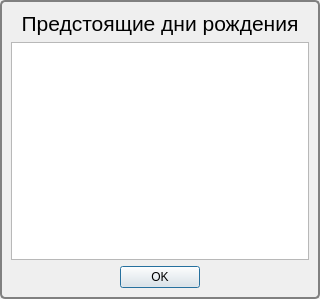
<?xml version="1.0" encoding="UTF-8"?>
<ui version="4.0">
 <class>UpcomingBirthdaysDialog</class>
 <widget class="QWidget" name="UpcomingBirthdaysDialog">
  <property name="windowModality">
   <enum>Qt::ApplicationModal</enum>
  </property>
  <property name="geometry">
   <rect>
    <x>0</x>
    <y>0</y>
    <width>320</width>
    <height>299</height>
   </rect>
  </property>
  <property name="sizePolicy">
   <sizepolicy hsizetype="Expanding" vsizetype="Expanding">
    <horstretch>0</horstretch>
    <verstretch>0</verstretch>
   </sizepolicy>
  </property>
  <property name="minimumSize">
   <size>
    <width>200</width>
    <height>100</height>
   </size>
  </property>
  <property name="windowTitle">
   <string>Телефонная книжка</string>
  </property>
  <property name="styleSheet">
   <string notr="true">#UpcomingBirthdaysDialog {
    border-width: 2;
    border-radius: 5;
    border-style: solid;
    border-color: gray;
}
</string>
  </property>
  <layout class="QGridLayout" name="gridLayout">
   <item row="2" column="0">
    <widget class="QDialogButtonBox" name="button_box">
     <property name="styleSheet">
      <string notr="true">QDialogButtonBox *[text=&quot;OK&quot;] {
    background: #ccff66;
}

QDialogButtonBox *[text=&quot;Cancel&quot;] { 
    background: #fe6665;
}</string>
     </property>
     <property name="orientation">
      <enum>Qt::Horizontal</enum>
     </property>
     <property name="standardButtons">
      <set>QDialogButtonBox::Ok</set>
     </property>
     <property name="centerButtons">
      <bool>true</bool>
     </property>
    </widget>
   </item>
   <item row="0" column="0">
    <widget class="QLabel" name="label">
     <property name="sizePolicy">
      <sizepolicy hsizetype="Preferred" vsizetype="Minimum">
       <horstretch>0</horstretch>
       <verstretch>0</verstretch>
      </sizepolicy>
     </property>
     <property name="font">
      <font>
       <family>Arial</family>
       <pointsize>16</pointsize>
      </font>
     </property>
     <property name="text">
      <string>Предстоящие дни рождения</string>
     </property>
     <property name="scaledContents">
      <bool>true</bool>
     </property>
     <property name="alignment">
      <set>Qt::AlignCenter</set>
     </property>
     <property name="wordWrap">
      <bool>false</bool>
     </property>
     <property name="margin">
      <number>15</number>
     </property>
    </widget>
   </item>
   <item row="1" column="0">
    <widget class="QTableView" name="tableView">
     <property name="tabKeyNavigation">
      <bool>false</bool>
     </property>
     <property name="alternatingRowColors">
      <bool>true</bool>
     </property>
     <property name="selectionMode">
      <enum>QAbstractItemView::NoSelection</enum>
     </property>
     <attribute name="horizontalHeaderHighlightSections">
      <bool>false</bool>
     </attribute>
     <attribute name="verticalHeaderVisible">
      <bool>false</bool>
     </attribute>
    </widget>
   </item>
  </layout>
 </widget>
 <resources/>
 <connections/>
</ui>
